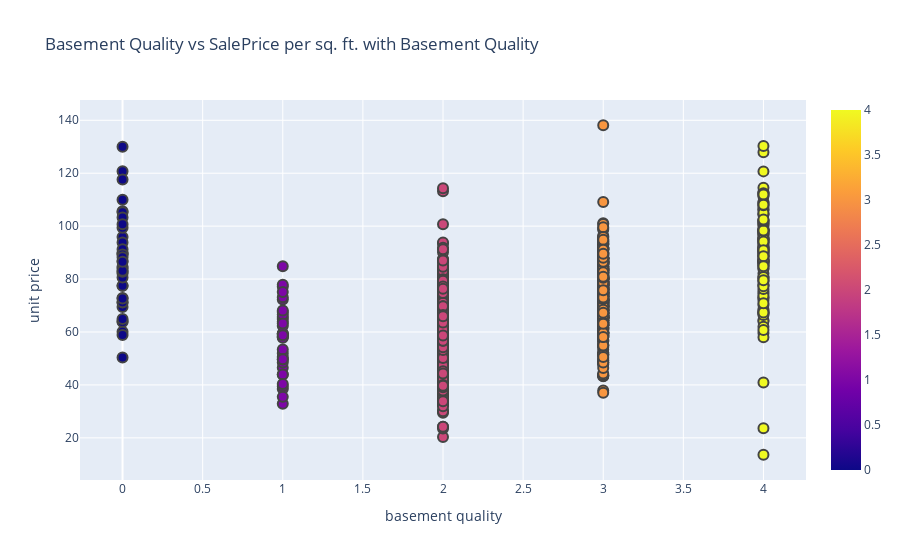

Notebook cell for this chart:
### Markdown cell above
As we checked before, it seems that the bigger the basement is the higher and the higher quality of the basement the higher the price will be.
But still when the basement area is larger than 2000 square feet, it doesnt seems to follow the rule.

### Code cell
configure_plotly_browser_state()

scatter_plot(
    feature='BsmtQual',
    target='FE_SalePrice_Per_IndoorArea',
    color='BsmtQual',
    text='BsmtFinType1',
    df=df_study,
    title="Basement Quality vs SalePrice per sq. ft. with Basement Quality",
    xaxis="basement quality",
    yaxis="unit price"
)

### Figure 1 — Plotly figure (JSON) as saved in the notebook; plotly's stock layout.template omitted (floating-point values rounded to 4 significant figures; data arrays with more than 128 entries replaced by an {"elided": "..."} marker saying what was removed)
{"data": [{"text": {"elided": "1460 int values"}, "y": {"elided": "1460 float values"}, "mode": "markers", "marker": {"color": {"elided": "1460 int values"}, "line": {"width": 2}, "showscale": true, "size": 10}, "x": {"elided": "1460 int values"}, "type": "scatter"}], "layout": {"yaxis": {"title": {"text": "unit price"}}, "xaxis": {"title": {"text": "basement quality"}}, "title": {"text": "Basement Quality vs SalePrice per sq. ft. with Basement Quality"}}}
